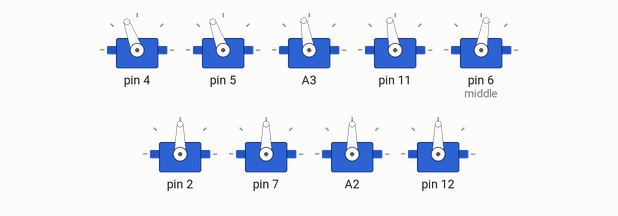
The sketch below on a simulated Arduino Uno, built with avr-gcc and run on an emulated ATmega328P. Shown: 9 × servo.

Above: at 1.05 s.
At 1.25 s:
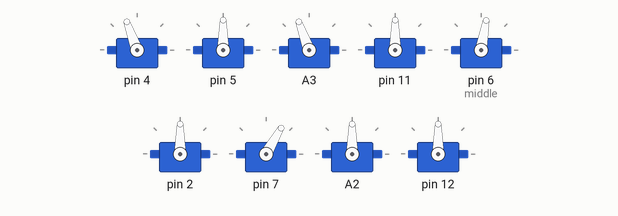
At 1.5 s:
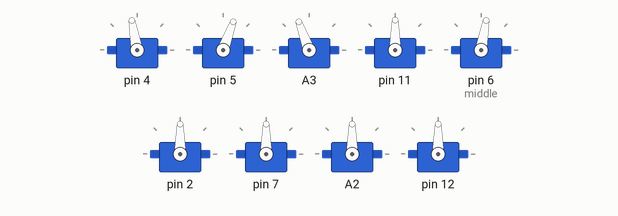
At 2.0 s:
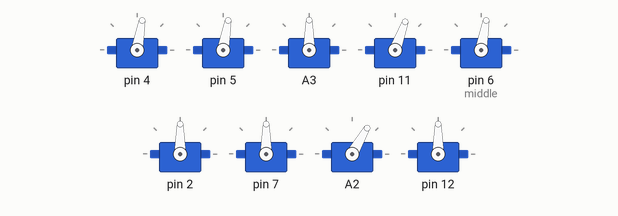
At 2.5 s:
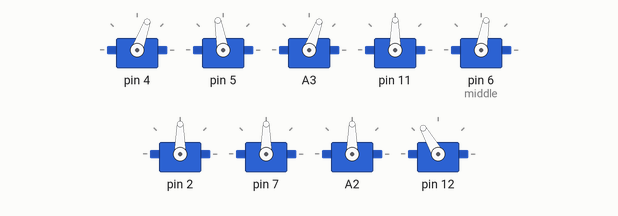
At 3.0 s:
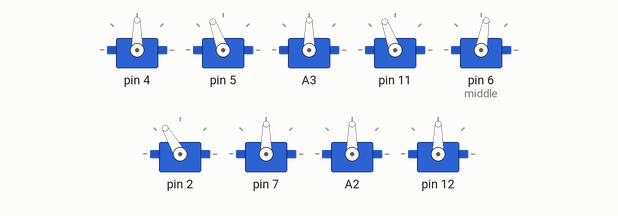
Timing chart, 0 to 6.3 s (numbered marks = the images above):
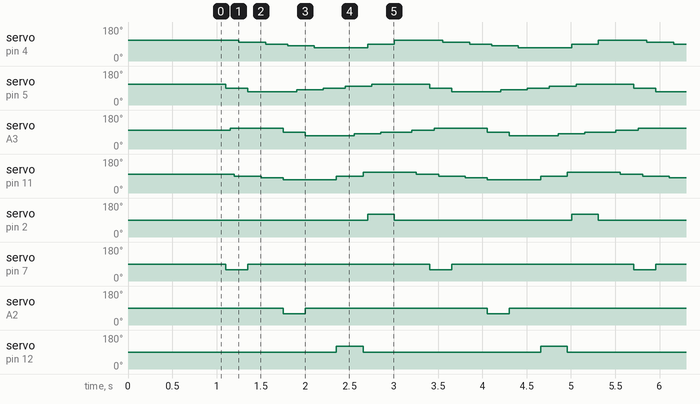

Measured:
- by itself, servo on pin 4: repeats every 2.3 s: 90° 0.25 s, 80° 0.30 s, 70° 0.60 s, 90° 0.30 s, 110° 0.55 s, 100° 0.30 s
- by itself, servo on pin 5: repeats every 2.3 s: 70° 0.55 s, 80° 0.30 s, 90° 0.25 s, 100° 0.30 s, 110° 0.65 s, 90° 0.25 s
- by itself, servo on A3: repeats every 2.3 s: 90° 0.25 s, 70° 0.55 s, 80° 0.30 s, 90° 0.35 s, 100° 0.25 s, 110° 0.60 s
- by itself, servo on pin 11: repeats every 2.3 s: 80° 0.25 s, 70° 0.60 s, 90° 0.30 s, 110° 0.60 s, 100° 0.25 s, 90° 0.30 s
- by itself, servo on pin 2, servo on pin 12: alternates 120° for 0.30 s and 90° for 2.0 s
- by itself, servo on pin 7, servo on A2: alternates 90° for 2.1 s and 60° for 0.25 s

The sketch:

creep.ino
```cpp
#include <Servo.h>

Servo hip[4];  // create servo object to control a knee and hip joints.
Servo knee[4];
Servo waist, head;
Servo middle;

byte dir_hip[4];
byte dir_knee[4];

const byte DIR_FORWARD = 1;
const byte DIR_OUTWARD = 2;
const byte DIR_INWARD = 3;
const byte DIR_BACKWARD_BEFORE_ZERO = 4;
const byte DIR_BACKWARD_AFTER_ZERO = 5;
const byte DIR_NO_MOVEMENT = 6;

const byte DIR_CREEP_BACKWARD_1 = 7;
const byte DIR_CREEP_BACKWARD_2 = 8;
const byte DIR_CREEP_BACKWARD_3 = 9;
const byte DIR_CREEP_BACKWARD_4 = 10;
const byte DIR_CREEP_BACKWARD_5 = 11;
const byte DIR_CREEP_BACKWARD_6 = 12;

const int ANGLE_LEFT_MAX_HIP_POS = 110;
const int ANGLE_LEFT_MIN_HIP_POS = 70;
const int ANGLE_RIGHT_MAX_HIP_POS = 110;
const int ANGLE_RIGHT_MIN_HIP_POS = 70;

const int ANGLE_LEFT_MAX_KNEE_POS = 90;
const int ANGLE_LEFT_MIN_KNEE_POS = 60;
const int ANGLE_RIGHT_MAX_KNEE_POS = 120;
const int ANGLE_RIGHT_MIN_KNEE_POS = 90;

const int ANGLE_ZERO_POS = 90;
 int hippose = 60;


const int ANGLE_RIGHT_TURN_MAX_HIP_POS = 105;
const int ANGLE_RIGHT_TURN_MIN_HIP_POS = 75;
const int ANGLE_RIGHT_TURN_MAX_KNEE_POS = 105;
const int ANGLE_RIGHT_TURN_MIN_KNEE_POS = 90;

const int ANGLE_LEFT_TURN_MAX_HIP_POS = 75;
const int ANGLE_LEFT_TURN_MIN_HIP_POS = 105;
const int ANGLE_LEFT_TURN_MAX_KNEE_POS = 90;
const int ANGLE_LEFT_TURN_MIN_KNEE_POS = 75;

const int ANGLE_RIGHT_CREEP_BACK_1 = 110;
const int ANGLE_RIGHT_CREEP_BACK_2 = 100;
const int ANGLE_RIGHT_CREEP_BACK_3 = 90;
const int ANGLE_RIGHT_CREEP_BACK_4 = 80;
const int ANGLE_RIGHT_CREEP_BACK_5 = 70;

const int ANGLE_LEFT_CREEP_BACK_1 = 70;
const int ANGLE_LEFT_CREEP_BACK_2 = 80;
const int ANGLE_LEFT_CREEP_BACK_3 = 90;
const int ANGLE_LEFT_CREEP_BACK_4 = 100;
const int ANGLE_LEFT_CREEP_BACK_5 = 110;

const int ANGLE_RIGHT_TURN_WAIST_POS = 60;
const int ANGLE_LEFT_TURN_WAIST_POS = 120;

const int ANGLE_TURN_MAX_HEAD_POS = 110;
const int ANGLE_TURN_MIN_HEAD_POS = 70;

const int ANGLE_WAIST_CORRECTION = -4;

int NEXT_SERVO_ANGLE[9];
int CURR_SERVO_ANGLE[9];

const byte FUN_TROT_FORWARD = 0;
const byte FUN_TROT_LEFT = 1;
const byte FUN_TROT_RIGHT = 2;
const byte FUN_TROT_BACK = 3;
const byte FUN_CREEP_FORWARD = 4;
const byte FUN_STOP_MOVING = 5;

int DELAY_INIT_TIME = 1000;
int DELAY_TIME = 500;
int DELAY_TIME_1 = 25;

byte function = -1;
byte prev_function = -1;

int looping = 0;

void resetCreep()
{
  hip[0].write(ANGLE_RIGHT_MAX_HIP_POS);
  CURR_SERVO_ANGLE[0] = ANGLE_RIGHT_MAX_HIP_POS;
  hip[1].write(ANGLE_LEFT_MAX_HIP_POS);
  CURR_SERVO_ANGLE[1] = ANGLE_LEFT_MAX_HIP_POS;
  hip[2].write(ANGLE_LEFT_CREEP_BACK_4);
  CURR_SERVO_ANGLE[2] = ANGLE_LEFT_CREEP_BACK_4;
  hip[3].write(ANGLE_RIGHT_CREEP_BACK_2);
  CURR_SERVO_ANGLE[3] = ANGLE_RIGHT_CREEP_BACK_2;
  knee[0].write(ANGLE_ZERO_POS);
  CURR_SERVO_ANGLE[4] = ANGLE_ZERO_POS;
  knee[1].write(ANGLE_ZERO_POS);
  CURR_SERVO_ANGLE[5] = ANGLE_ZERO_POS;
  knee[2].write(ANGLE_ZERO_POS);
  CURR_SERVO_ANGLE[6] = ANGLE_ZERO_POS;
  knee[3].write(ANGLE_ZERO_POS);
  CURR_SERVO_ANGLE[7] = ANGLE_ZERO_POS;
  waist.write(ANGLE_ZERO_POS + ANGLE_WAIST_CORRECTION);
  CURR_SERVO_ANGLE[8] = ANGLE_ZERO_POS + ANGLE_WAIST_CORRECTION;
  delay(DELAY_INIT_TIME);
}

void initialiseCreepGait() {
  resetCreep();

  dir_hip[0] = DIR_FORWARD;
  dir_hip[1] = DIR_CREEP_BACKWARD_6;
  dir_hip[2] = DIR_CREEP_BACKWARD_4;
  dir_hip[3] = DIR_CREEP_BACKWARD_2;

  dir_knee[0] = DIR_INWARD;
  dir_knee[1] = DIR_NO_MOVEMENT;
  dir_knee[2] = DIR_NO_MOVEMENT;
  dir_knee[3] = DIR_NO_MOVEMENT;
}

void setup()
{
  hip[0].attach(4); //Pin assignment for various joints
  hip[1].attach(5);
  hip[2].attach(A3);
  hip[3].attach(11);

  middle.attach(6);
  knee[0].attach(2);
  knee[1].attach(7);
  knee[2].attach(A2);
  knee[3].attach(12);
  Serial.begin(9600);
  middle.write(80);

  initialiseCreepGait();
}

void loop()
{
  /*

  for( hippose=60 ; hippose<=120 ;)
  {
    hip[0].write(hippose);
    knee[0].write(90);
    hippose = hippose + 1 ;
    delay(50);
  }
  delay(500);
  knee[0].write(60);
  for( hippose=60 ; hippose<=120 ;)
  {
    knee[3].write(90);
    hip[3].write(hippose);
    knee[3].write(90);
    hippose = hippose + 1 ;
    delay(50);
  }

  delay(500);
  hip[0].write(60);
  delay(500);

  */


  int i;
  for (i = 0; i < 4; i++) {
    if (i == 0 || i == 3) {
      if (dir_hip[i] == DIR_FORWARD && dir_knee[i] == DIR_OUTWARD) {
  delay(50);
        dir_knee[i] = DIR_INWARD;
        NEXT_SERVO_ANGLE[i] = ANGLE_RIGHT_MAX_HIP_POS;
        hip[i].write(ANGLE_RIGHT_MAX_HIP_POS);
        NEXT_SERVO_ANGLE[i + 4] = ANGLE_RIGHT_MIN_KNEE_POS;
        knee[i].write(ANGLE_RIGHT_MIN_KNEE_POS);

  delay(50);
      } else if (dir_hip[i] == DIR_FORWARD && dir_knee[i] == DIR_INWARD) {
        dir_hip[i] = DIR_CREEP_BACKWARD_1;
        dir_knee[i] = DIR_NO_MOVEMENT;
        NEXT_SERVO_ANGLE[i] = ANGLE_RIGHT_CREEP_BACK_1;
        hip[i].write(ANGLE_RIGHT_CREEP_BACK_1);
        NEXT_SERVO_ANGLE[i + 4] = CURR_SERVO_ANGLE[i + 4];
  delay(50);
      } else if (dir_hip[i] == DIR_CREEP_BACKWARD_1) {
        dir_hip[i] = DIR_CREEP_BACKWARD_2;
        NEXT_SERVO_ANGLE[i] = ANGLE_RIGHT_CREEP_BACK_2;
        hip[i].write(ANGLE_RIGHT_CREEP_BACK_2);
        NEXT_SERVO_ANGLE[i + 4] = CURR_SERVO_ANGLE[i + 4];
  delay(50);
      } else if (dir_hip[i] == DIR_CREEP_BACKWARD_2) {
        dir_hip[i] = DIR_CREEP_BACKWARD_3;
        NEXT_SERVO_ANGLE[i] = ANGLE_RIGHT_CREEP_BACK_3;
        hip[i].write(ANGLE_RIGHT_CREEP_BACK_3);
        NEXT_SERVO_ANGLE[i + 4] = CURR_SERVO_ANGLE[i + 4];
  delay(50);
      } else if (dir_hip[i] == DIR_CREEP_BACKWARD_3) {
        dir_hip[i] = DIR_CREEP_BACKWARD_4;
        NEXT_SERVO_ANGLE[i] = ANGLE_RIGHT_CREEP_BACK_4;
        hip[i].write(ANGLE_RIGHT_CREEP_BACK_4);
        NEXT_SERVO_ANGLE[i + 4] = CURR_SERVO_ANGLE[i + 4];
  delay(50);
      } else if (dir_hip[i] == DIR_CREEP_BACKWARD_4) {
        dir_hip[i] = DIR_CREEP_BACKWARD_5;
        NEXT_SERVO_ANGLE[i] = ANGLE_RIGHT_CREEP_BACK_5;
        hip[i].write(ANGLE_RIGHT_CREEP_BACK_5);
        NEXT_SERVO_ANGLE[i + 4] = CURR_SERVO_ANGLE[i + 4];
  delay(50);
      } else if (dir_hip[i] == DIR_CREEP_BACKWARD_5) {
        dir_hip[i] = DIR_CREEP_BACKWARD_6;
        NEXT_SERVO_ANGLE[i] = ANGLE_RIGHT_MIN_HIP_POS;
        hip[i].write(ANGLE_RIGHT_MIN_HIP_POS);
        NEXT_SERVO_ANGLE[i + 4] = CURR_SERVO_ANGLE[i + 4];
  delay(50);
      } else if (dir_hip[i] == DIR_CREEP_BACKWARD_6) {
        dir_hip[i] = DIR_FORWARD;
        dir_knee[i] = DIR_OUTWARD;
        NEXT_SERVO_ANGLE[i] = ANGLE_ZERO_POS;
        hip[i].write(ANGLE_ZERO_POS);
        NEXT_SERVO_ANGLE[i + 4] = ANGLE_RIGHT_MAX_KNEE_POS;
        knee[i].write(ANGLE_RIGHT_MAX_KNEE_POS);
      }
    } else {
      delay(50);
      if (dir_hip[i] == DIR_FORWARD && dir_knee[i] == DIR_OUTWARD) {
        dir_knee[i] = DIR_INWARD;
        NEXT_SERVO_ANGLE[i] = ANGLE_LEFT_MIN_HIP_POS;
        hip[i].write(ANGLE_LEFT_MIN_HIP_POS);
        NEXT_SERVO_ANGLE[i + 4] = ANGLE_LEFT_MAX_KNEE_POS;
        knee[i].write(ANGLE_LEFT_MAX_KNEE_POS);
  delay(50);
      } else if (dir_hip[i] == DIR_FORWARD && dir_knee[i] == DIR_INWARD) {
        dir_hip[i] = DIR_CREEP_BACKWARD_1;
        dir_knee[i] = DIR_NO_MOVEMENT;
        NEXT_SERVO_ANGLE[i] = ANGLE_LEFT_CREEP_BACK_1;
        hip[i].write(ANGLE_LEFT_CREEP_BACK_1);
        NEXT_SERVO_ANGLE[i + 4] = CURR_SERVO_ANGLE[i + 4];
  delay(50);
      } else if (dir_hip[i] == DIR_CREEP_BACKWARD_1) {
        dir_hip[i] = DIR_CREEP_BACKWARD_2;
        NEXT_SERVO_ANGLE[i] = ANGLE_LEFT_CREEP_BACK_2;
        hip[i].write(ANGLE_LEFT_CREEP_BACK_2);
        NEXT_SERVO_ANGLE[i + 4] = CURR_SERVO_ANGLE[i + 4];
  delay(50);
      } else if (dir_hip[i] == DIR_CREEP_BACKWARD_2) {
        dir_hip[i] = DIR_CREEP_BACKWARD_3;
        NEXT_SERVO_ANGLE[i] = ANGLE_LEFT_CREEP_BACK_3;
        hip[i].write(ANGLE_LEFT_CREEP_BACK_3);
        NEXT_SERVO_ANGLE[i + 4] = CURR_SERVO_ANGLE[i + 4];
  delay(50);
      } else if (dir_hip[i] == DIR_CREEP_BACKWARD_3) {
        dir_hip[i] = DIR_CREEP_BACKWARD_4;
        NEXT_SERVO_ANGLE[i] = ANGLE_LEFT_CREEP_BACK_4;
        hip[i].write(ANGLE_LEFT_CREEP_BACK_4);
        NEXT_SERVO_ANGLE[i + 4] = CURR_SERVO_ANGLE[i + 4];
  delay(50);
      } else if (dir_hip[i] == DIR_CREEP_BACKWARD_4) {
        dir_hip[i] = DIR_CREEP_BACKWARD_5;
        NEXT_SERVO_ANGLE[i] = ANGLE_LEFT_CREEP_BACK_5;
        hip[i].write(ANGLE_LEFT_CREEP_BACK_5);
        NEXT_SERVO_ANGLE[i + 4] = CURR_SERVO_ANGLE[i + 4];
  delay(50);
      } else if (dir_hip[i] == DIR_CREEP_BACKWARD_5) {
        dir_hip[i] = DIR_CREEP_BACKWARD_6;
        NEXT_SERVO_ANGLE[i] = ANGLE_LEFT_MAX_HIP_POS;
        hip[i].write(ANGLE_LEFT_MAX_HIP_POS);
        NEXT_SERVO_ANGLE[i + 4] = CURR_SERVO_ANGLE[i + 4];
  delay(50);
      } else if (dir_hip[i] == DIR_CREEP_BACKWARD_6) {
        dir_hip[i] = DIR_FORWARD;
        dir_knee[i] = DIR_OUTWARD;
        NEXT_SERVO_ANGLE[i] = ANGLE_ZERO_POS;
        hip[i].write(ANGLE_ZERO_POS);
        NEXT_SERVO_ANGLE[i + 4] = ANGLE_LEFT_MIN_KNEE_POS;
        knee[i].write(ANGLE_LEFT_MIN_KNEE_POS);


      }
    }
  }
  //execute();


}

//END CREEP GAIT FUNCTIONS
```
